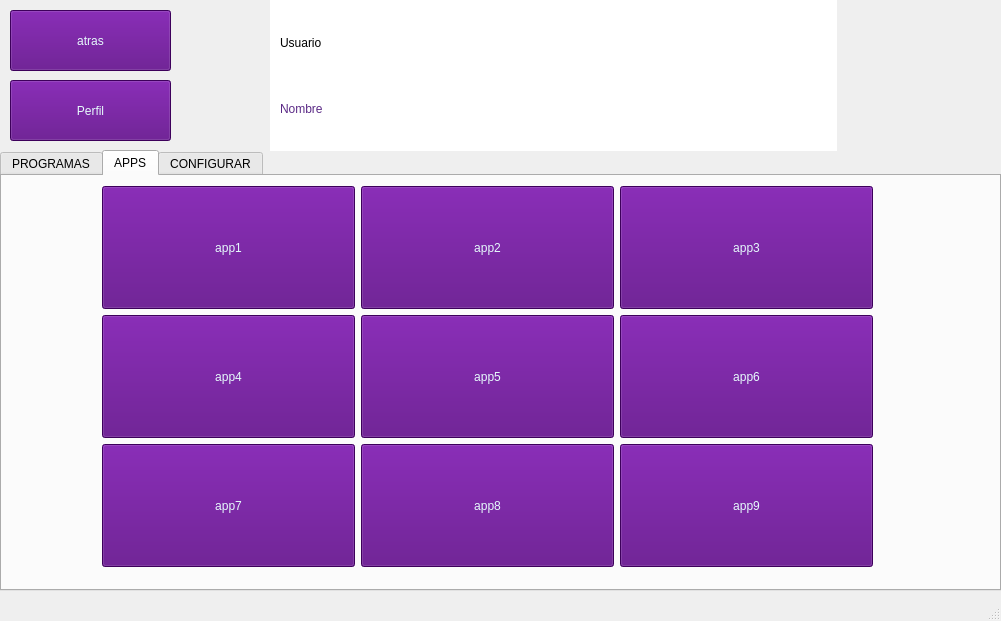
<?xml version="1.0" encoding="UTF-8"?>
<ui version="4.0">
 <class>UserWindow</class>
 <widget class="QMainWindow" name="UserWindow">
  <property name="geometry">
   <rect>
    <x>0</x>
    <y>0</y>
    <width>1001</width>
    <height>621</height>
   </rect>
  </property>
  <property name="windowTitle">
   <string>MainWindow</string>
  </property>
  <widget class="QWidget" name="centralwidget">
   <widget class="QTabWidget" name="tabWidget">
    <property name="geometry">
     <rect>
      <x>0</x>
      <y>150</y>
      <width>1001</width>
      <height>441</height>
     </rect>
    </property>
    <property name="currentIndex">
     <number>1</number>
    </property>
    <widget class="QWidget" name="tab_2">
     <attribute name="title">
      <string>PROGRAMAS</string>
     </attribute>
    </widget>
    <widget class="QWidget" name="tab">
     <attribute name="title">
      <string>APPS</string>
     </attribute>
     <widget class="QWidget" name="layoutWidget_2">
      <property name="geometry">
       <rect>
        <x>100</x>
        <y>10</y>
        <width>771</width>
        <height>381</height>
       </rect>
      </property>
      <layout class="QGridLayout" name="gridLayout">
       <item row="2" column="1">
        <widget class="QPushButton" name="boton_atras_24">
         <property name="sizePolicy">
          <sizepolicy hsizetype="MinimumExpanding" vsizetype="MinimumExpanding">
           <horstretch>0</horstretch>
           <verstretch>0</verstretch>
          </sizepolicy>
         </property>
         <property name="styleSheet">
          <string notr="true">color:#E6FAFC;
font: 87 16pt &quot;Segoe UI Black&quot;;

background-color: rgb(85, 0, 127);</string>
         </property>
         <property name="text">
          <string>app2</string>
         </property>
        </widget>
       </item>
       <item row="5" column="1">
        <widget class="QPushButton" name="boton_atras_15">
         <property name="sizePolicy">
          <sizepolicy hsizetype="MinimumExpanding" vsizetype="MinimumExpanding">
           <horstretch>0</horstretch>
           <verstretch>0</verstretch>
          </sizepolicy>
         </property>
         <property name="styleSheet">
          <string notr="true">color:#E6FAFC;
font: 87 16pt &quot;Segoe UI Black&quot;;

background-color: rgb(85, 0, 127);</string>
         </property>
         <property name="text">
          <string>app8</string>
         </property>
        </widget>
       </item>
       <item row="3" column="0">
        <widget class="QPushButton" name="boton_atras_23">
         <property name="sizePolicy">
          <sizepolicy hsizetype="MinimumExpanding" vsizetype="MinimumExpanding">
           <horstretch>0</horstretch>
           <verstretch>0</verstretch>
          </sizepolicy>
         </property>
         <property name="styleSheet">
          <string notr="true">color:#E6FAFC;
font: 87 16pt &quot;Segoe UI Black&quot;;

background-color: rgb(85, 0, 127);</string>
         </property>
         <property name="text">
          <string>app4</string>
         </property>
        </widget>
       </item>
       <item row="5" column="0">
        <widget class="QPushButton" name="boton_atras_22">
         <property name="sizePolicy">
          <sizepolicy hsizetype="MinimumExpanding" vsizetype="MinimumExpanding">
           <horstretch>0</horstretch>
           <verstretch>0</verstretch>
          </sizepolicy>
         </property>
         <property name="styleSheet">
          <string notr="true">color:#E6FAFC;
font: 87 16pt &quot;Segoe UI Black&quot;;

background-color: rgb(85, 0, 127);</string>
         </property>
         <property name="text">
          <string>app7</string>
         </property>
        </widget>
       </item>
       <item row="5" column="2">
        <widget class="QPushButton" name="boton_atras_12">
         <property name="sizePolicy">
          <sizepolicy hsizetype="MinimumExpanding" vsizetype="MinimumExpanding">
           <horstretch>0</horstretch>
           <verstretch>0</verstretch>
          </sizepolicy>
         </property>
         <property name="styleSheet">
          <string notr="true">color:#E6FAFC;
font: 87 16pt &quot;Segoe UI Black&quot;;

background-color: rgb(85, 0, 127);</string>
         </property>
         <property name="text">
          <string>app9</string>
         </property>
        </widget>
       </item>
       <item row="2" column="0">
        <widget class="QPushButton" name="boton_atras_21">
         <property name="sizePolicy">
          <sizepolicy hsizetype="MinimumExpanding" vsizetype="MinimumExpanding">
           <horstretch>0</horstretch>
           <verstretch>0</verstretch>
          </sizepolicy>
         </property>
         <property name="styleSheet">
          <string notr="true">color:#E6FAFC;
font: 87 16pt &quot;Segoe UI Black&quot;;

background-color: rgb(85, 0, 127);</string>
         </property>
         <property name="text">
          <string>app1</string>
         </property>
        </widget>
       </item>
       <item row="3" column="1">
        <widget class="QPushButton" name="boton_atras_16">
         <property name="sizePolicy">
          <sizepolicy hsizetype="MinimumExpanding" vsizetype="MinimumExpanding">
           <horstretch>0</horstretch>
           <verstretch>0</verstretch>
          </sizepolicy>
         </property>
         <property name="styleSheet">
          <string notr="true">color:#E6FAFC;
font: 87 16pt &quot;Segoe UI Black&quot;;

background-color: rgb(85, 0, 127);</string>
         </property>
         <property name="text">
          <string>app5</string>
         </property>
        </widget>
       </item>
       <item row="3" column="2">
        <widget class="QPushButton" name="boton_atras_13">
         <property name="sizePolicy">
          <sizepolicy hsizetype="MinimumExpanding" vsizetype="MinimumExpanding">
           <horstretch>0</horstretch>
           <verstretch>0</verstretch>
          </sizepolicy>
         </property>
         <property name="styleSheet">
          <string notr="true">color:#E6FAFC;
font: 87 16pt &quot;Segoe UI Black&quot;;

background-color: rgb(85, 0, 127);</string>
         </property>
         <property name="text">
          <string>app6</string>
         </property>
        </widget>
       </item>
       <item row="2" column="2">
        <widget class="QPushButton" name="boton_atras_14">
         <property name="sizePolicy">
          <sizepolicy hsizetype="MinimumExpanding" vsizetype="MinimumExpanding">
           <horstretch>0</horstretch>
           <verstretch>0</verstretch>
          </sizepolicy>
         </property>
         <property name="styleSheet">
          <string notr="true">color:#E6FAFC;
font: 87 16pt &quot;Segoe UI Black&quot;;

background-color: rgb(85, 0, 127);</string>
         </property>
         <property name="text">
          <string>app3</string>
         </property>
        </widget>
       </item>
      </layout>
     </widget>
    </widget>
    <widget class="QWidget" name="tab_3">
     <attribute name="title">
      <string>CONFIGURAR</string>
     </attribute>
    </widget>
   </widget>
   <widget class="QPushButton" name="boton_atras">
    <property name="geometry">
     <rect>
      <x>10</x>
      <y>10</y>
      <width>161</width>
      <height>61</height>
     </rect>
    </property>
    <property name="styleSheet">
     <string notr="true">color:#E6FAFC;
font: 87 16pt &quot;Segoe UI Black&quot;;

background-color: rgb(85, 0, 127);</string>
    </property>
    <property name="text">
     <string>atras</string>
    </property>
   </widget>
   <widget class="QWidget" name="layoutWidget">
    <property name="geometry">
     <rect>
      <x>270</x>
      <y>0</y>
      <width>731</width>
      <height>151</height>
     </rect>
    </property>
    <layout class="QHBoxLayout" name="horizontalLayout" stretch="90,25">
     <item>
      <widget class="QFrame" name="infobox">
       <property name="styleSheet">
        <string notr="true">background-color: rgb(255, 255, 255);
border-width: 0px;
border-style:solid;
</string>
       </property>
       <layout class="QVBoxLayout" name="verticalLayout_2">
        <property name="spacing">
         <number>0</number>
        </property>
        <property name="sizeConstraint">
         <enum>QLayout::SetDefaultConstraint</enum>
        </property>
        <property name="leftMargin">
         <number>10</number>
        </property>
        <property name="topMargin">
         <number>10</number>
        </property>
        <property name="rightMargin">
         <number>10</number>
        </property>
        <property name="bottomMargin">
         <number>10</number>
        </property>
        <item>
         <widget class="QLabel" name="username_label">
          <property name="styleSheet">
           <string notr="true">color: rgb(0, 0, 0);
font: 87 35pt &quot;Segoe UI Black&quot;;</string>
          </property>
          <property name="text">
           <string>Usuario</string>
          </property>
         </widget>
        </item>
        <item>
         <widget class="QLabel" name="name_label">
          <property name="styleSheet">
           <string notr="true">font: 87 20pt &quot;Segoe UI Black&quot;;
color: rgb(91, 42, 134);</string>
          </property>
          <property name="text">
           <string>Nombre</string>
          </property>
         </widget>
        </item>
       </layout>
      </widget>
     </item>
     <item>
      <widget class="QLabel" name="icon_label">
       <property name="text">
        <string/>
       </property>
      </widget>
     </item>
    </layout>
   </widget>
   <widget class="QPushButton" name="boton_perfil">
    <property name="geometry">
     <rect>
      <x>10</x>
      <y>80</y>
      <width>161</width>
      <height>61</height>
     </rect>
    </property>
    <property name="styleSheet">
     <string notr="true">color:#E6FAFC;
font: 87 16pt &quot;Segoe UI Black&quot;;

background-color: rgb(85, 0, 127);</string>
    </property>
    <property name="text">
     <string>Perfil</string>
    </property>
   </widget>
  </widget>
  <widget class="QMenuBar" name="menubar">
   <property name="geometry">
    <rect>
     <x>0</x>
     <y>0</y>
     <width>1001</width>
     <height>21</height>
    </rect>
   </property>
  </widget>
  <widget class="QStatusBar" name="statusbar"/>
 </widget>
 <resources/>
 <connections/>
</ui>
